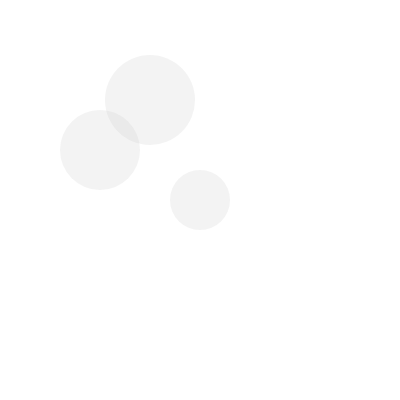
Frame 1 (no input)
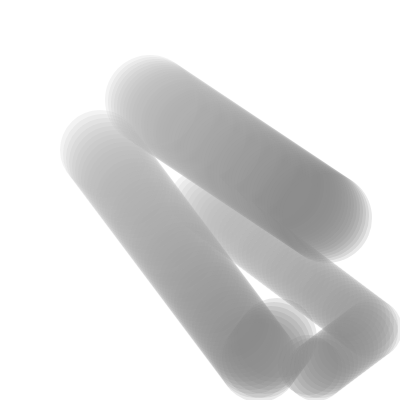
Frame 60 (no input)
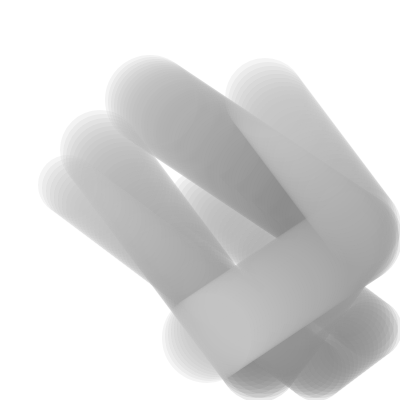
Frame 120 (the mouse pressed at the canvas centre since frame 60)

The p5.js sketch that drew these frames (run headless with seeded random() and noise() and a simulated clock; from frame 60 on, the mouse is pressed at the canvas centre):

// p5.js sketch
// ── sketch.js
// W4-6.5 GRAY LAVA LAMP 
//https://editor.p5js.org/benjamin.bergery/sketches/WFSCrkALb
// QUESTION unclear about why to use object vars versus class?

var bb = {
  x: 200,
  y: 200,
  xspeed: 4,
  yspeed: 3,
  radius: 30,
  fill: (0, 10), //fill alpha no effect?
};

var bb2 = {
  x: 100,
  y: 150,
  xspeed: 3,
  yspeed: 4,
  radius: 40,
  fill: (0, 10), //fill alpha no effect 
}

var bb3 = {
  x: 150,
  y: 100,
  xspeed: 3,
  yspeed: 2,
  radius: 45,
  fill: (0, 10), //fill alpha no effect 
}


function setup() {
  createCanvas(400, 400);
  noStroke();
  frameRate(20);
}

function draw() {
  
let yToGray = map(bb.y, height, 0, 128, 255);

  //background(220);
  fill(yToGray,50);
  // define gray value of all brushes 
  // fill(yToRed, 0, xToBlue);
  
  circle(bb.x, bb.y, bb.radius * 2);
  circle(bb2.x, bb2.y, bb2.radius * 2);
  circle(bb3.x, bb3.y, bb3.radius * 2);
  
  moveIt(bb);
  cornerBounce(bb);
  moveIt(bb2);
  cornerBounce(bb2);
  moveIt(bb3);
  cornerBounce(bb3);
}

/** functions with object var parameter **/

function moveIt(brush) {
  // moves the brush in x,y
  brush.x = brush.x + brush.xspeed;
  brush.y = brush.y + brush.yspeed;
}

function cornerBounce(brush) {
  // inverts x and y speed at corners
  if (brush.x >= width - brush.radius || brush.x <= brush.radius) {
    brush.xspeed = -brush.xspeed;
  }
  if (brush.y >= height - brush.radius || brush.y - brush.radius <= 0) {
    brush.yspeed = -brush.yspeed;
  }
}

console.log("moveIt(bb);cornerBounce(bb);")
console.log("moveIt(bb2);cornerBounce(bb2); etc...")


//NOTES
// using map to make first brush height //correspond to 128-255 gray values

// re-using function with object var parameters simplifies code

//map(value, start1, stop1, start2, stop2, [withinBounds])
  //value Number: the incoming value to be converted
// using map here to make canvas width, height 
//correspond to gray 

// brushes are object vars 
// movement functions have object parameters 
